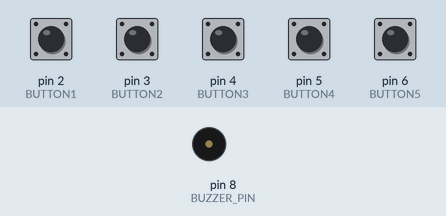
Simulated run of this sketch. Board: Arduino Uno, built with avr-gcc and run on an emulated ATmega328P. Parts: buzzer (waves = sounding). The test bench sets the inputs (shaded band); at power-on: pin 2 (BUTTON1), pin 3 (BUTTON2), pin 4 (BUTTON3), pin 5 (BUTTON4), pin 6 (BUTTON5) HIGH.

Above: at 1.2 s.
1.3 s: pin 2 (BUTTON1) pulled LOW for 1 s
At 1.77 s:
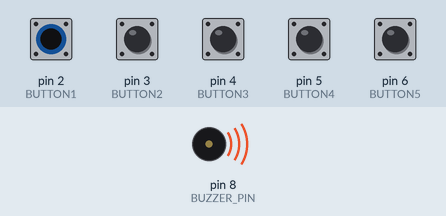
Timing chart, 0 to 4.3 s (numbered marks = the images above; inputs shaded):
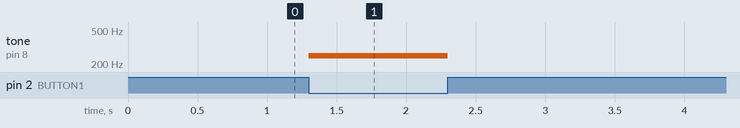

Measured:
- after the input at 1.3 s, tone on pin 8 (BUZZER_PIN): silent → 250 Hz at once, → silent 1.0 s later

The sketch:

buzzer.ino
```cpp
// Defining pins
#define BUZZER_PIN 8
#define BUTTON1 2
#define BUTTON2 3
#define BUTTON3 4
#define BUTTON4 5
#define BUTTON5 6

// Setup function to initialise the pins
void setup() {
  pinMode(BUZZER_PIN, OUTPUT);
  pinMode(BUTTON1, INPUT_PULLUP);
  pinMode(BUTTON2, INPUT_PULLUP);
  pinMode(BUTTON3, INPUT_PULLUP);
  pinMode(BUTTON4, INPUT_PULLUP);
  pinMode(BUTTON5, INPUT_PULLUP);
}

// If statements to check which button is pressed
void loop() {
  if (digitalRead(BUTTON1) == LOW) {
    playTone(250);
  } else if (digitalRead(BUTTON2) == LOW) {
    playTone(500);
  } else if (digitalRead(BUTTON3) == LOW) {
    playTone(1000);
  } else if (digitalRead(BUTTON4) == LOW) {
    playTone(1500);
  } else if (digitalRead(BUTTON5) == LOW) {
    playTone(2000);
  } else {
    noTone(BUZZER_PIN);
  }
}

// Function to play a sound
void playTone(int freq) {
  tone(BUZZER_PIN, freq);
  delay(50);
  noTone(BUZZER_PIN);
}
```
